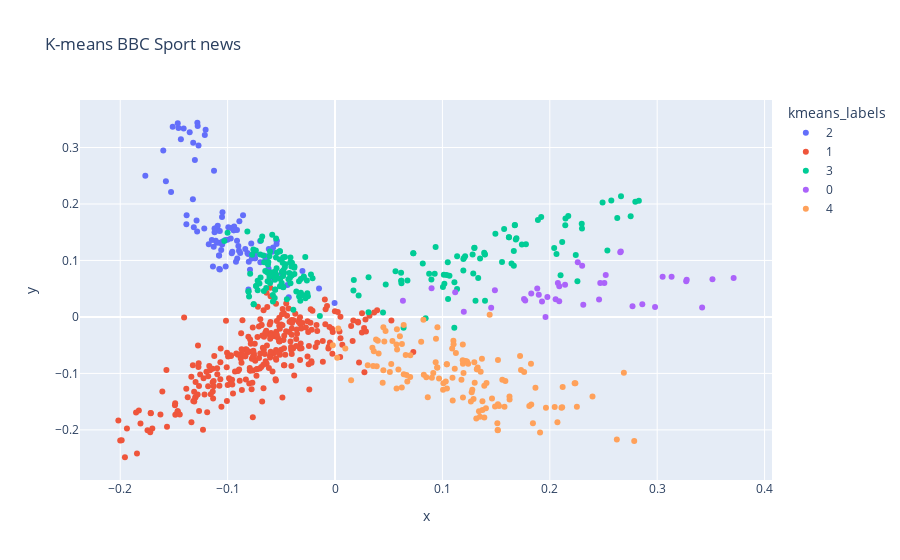

Notebook code for this chart:
### Code cell
import texthero as hero
import pandas as pd

df = pd.read_csv(
    "https://github.com/jbesomi/texthero/raw/master/dataset/bbcsport.csv"
)

df['tfidf'] = (
    df['text']
    .pipe(hero.clean)
    .pipe(hero.tfidf)
)
### Kmeans

df['kmeans_labels'] = (
    df['tfidf']
    .pipe(hero.kmeans, n_clusters=5)
    .astype(str)
)

df['pca'] = df['tfidf'].pipe(hero.pca)

hero.scatterplot(df, 'pca', color='kmeans_labels', title="K-means BBC Sport news")
